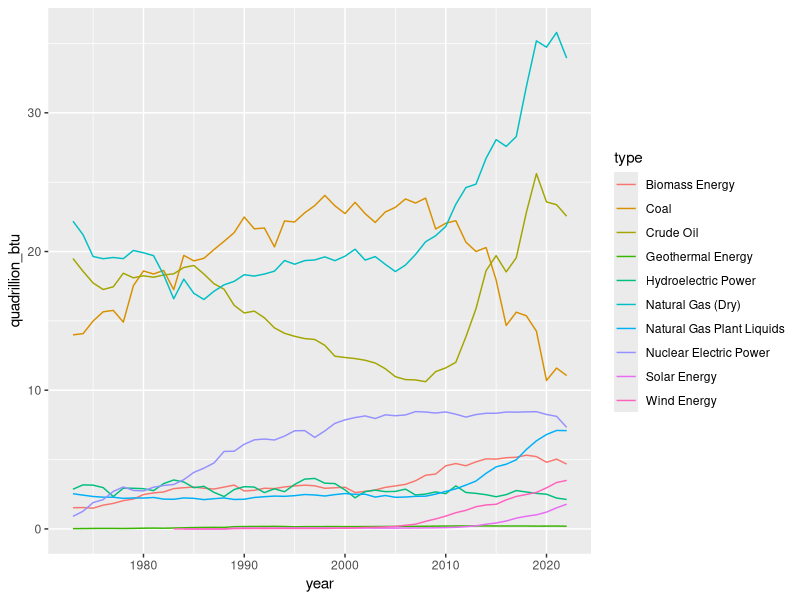
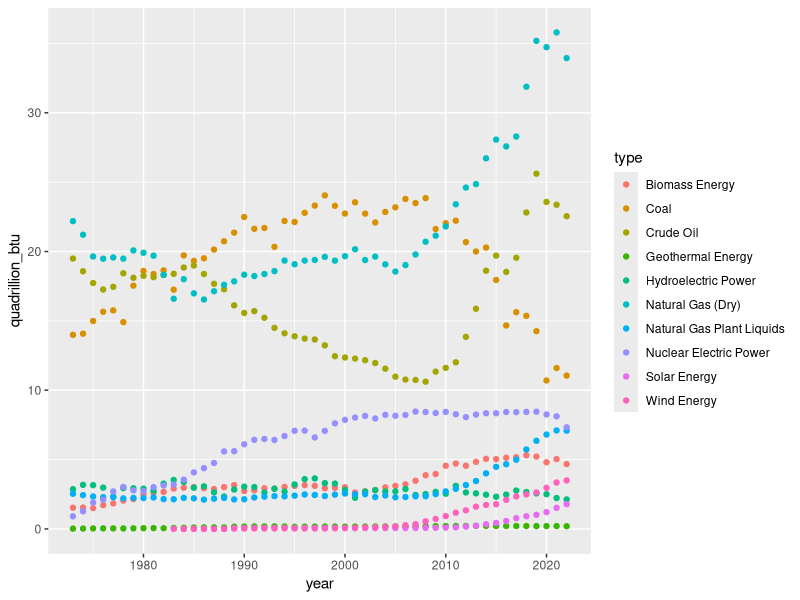

These figures' R source, in order:
## ---- chunk 1
library(tidyverse)
## ---- chunk 2
energy <- read_csv("data/us_energy.csv")
## ---- chunk 3
ggplot(data = energy, aes(x = year, y = quadrillion_btu)) + geom_line(aes(color = type))
                                                                      
## ---- chunk 4
ggplot() +
geom_point(data = energy, aes(x = year, y = quadrillion_btu, group = type, color = type))
